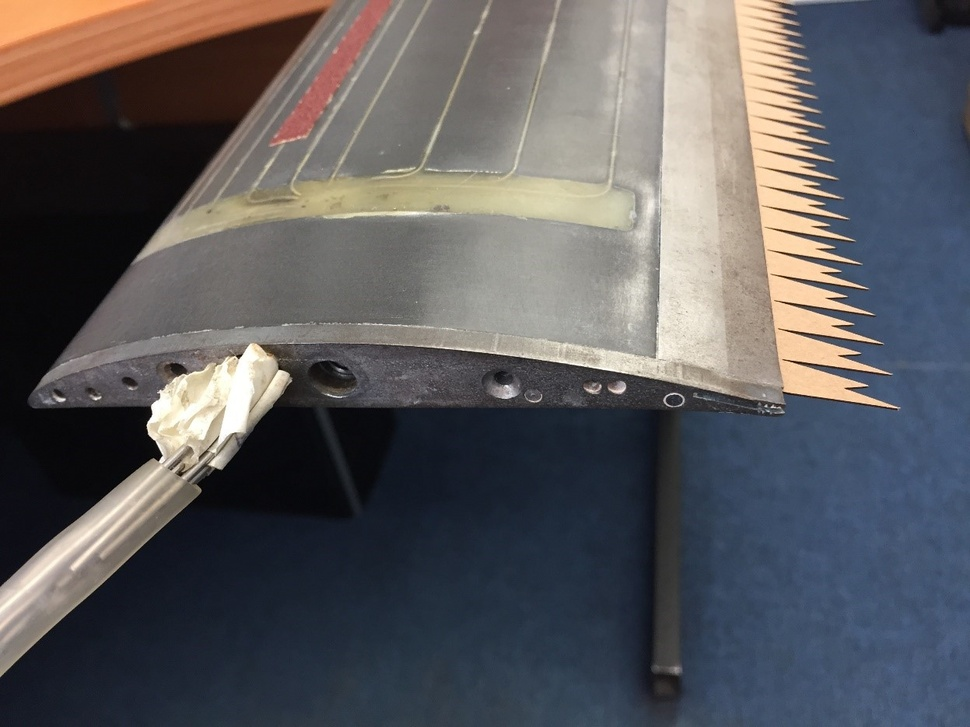
#> input picture coisas/Asa_cortada.jpg, 970 x 727 px, shrunk from 1247 x 935 before the run, given in place of the camera
$ python Canny.py
#> lines starting #> are read from the running program, lines starting #| are printed output that depends on the picture; after the words box and inside, x2 and y2 are one past the last pixel; in counts of white or black regions, pixels touching at a corner belong together
import cv2
import numpy as np

cap = cv2.VideoCapture(0)

while True:
    ret, frame = cap.read()
#> frame is the input picture: shape (727, 970, 3); mean B, G, R 93.1, 90.4, 91.3
    gray = cv2.cvtColor(frame, cv2.COLOR_BGR2GRAY)
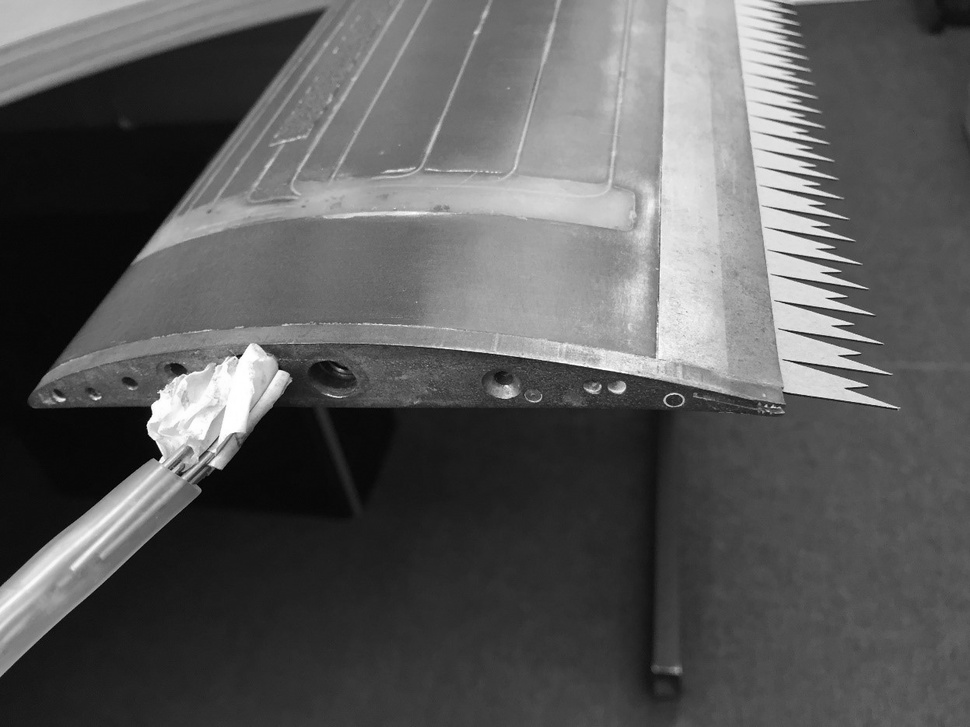
#> gray: shape (727, 970); min 0, max 255, mean 90.9
    eq = cv2.equalizeHist(gray)
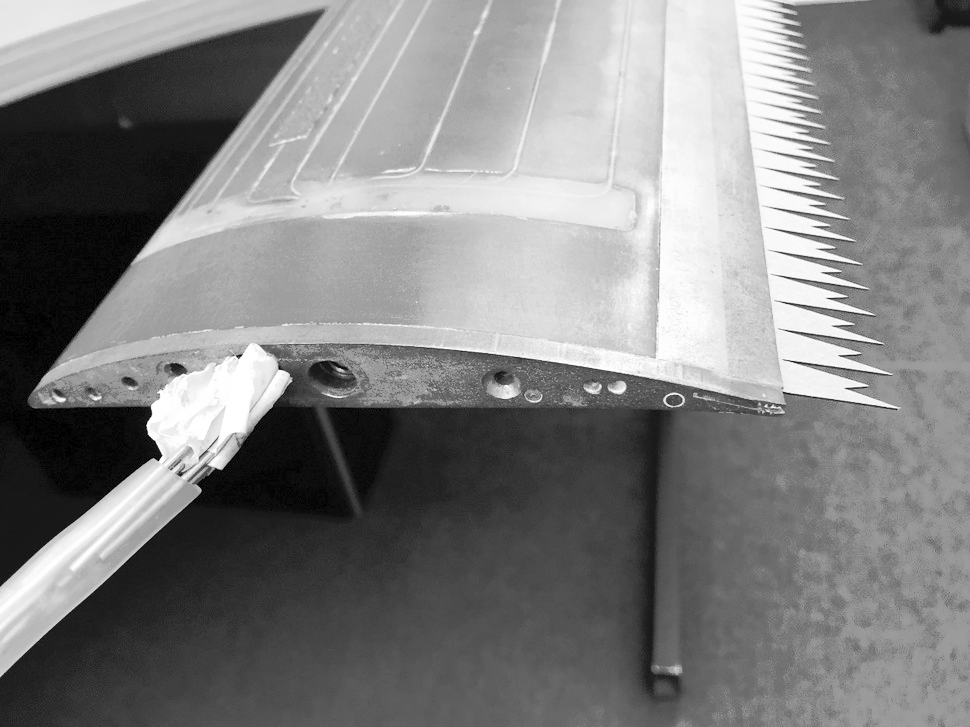
#> eq: shape (727, 970); min 0, max 255, mean 128.4

    edges = cv2.Canny(eq, 50, 90)
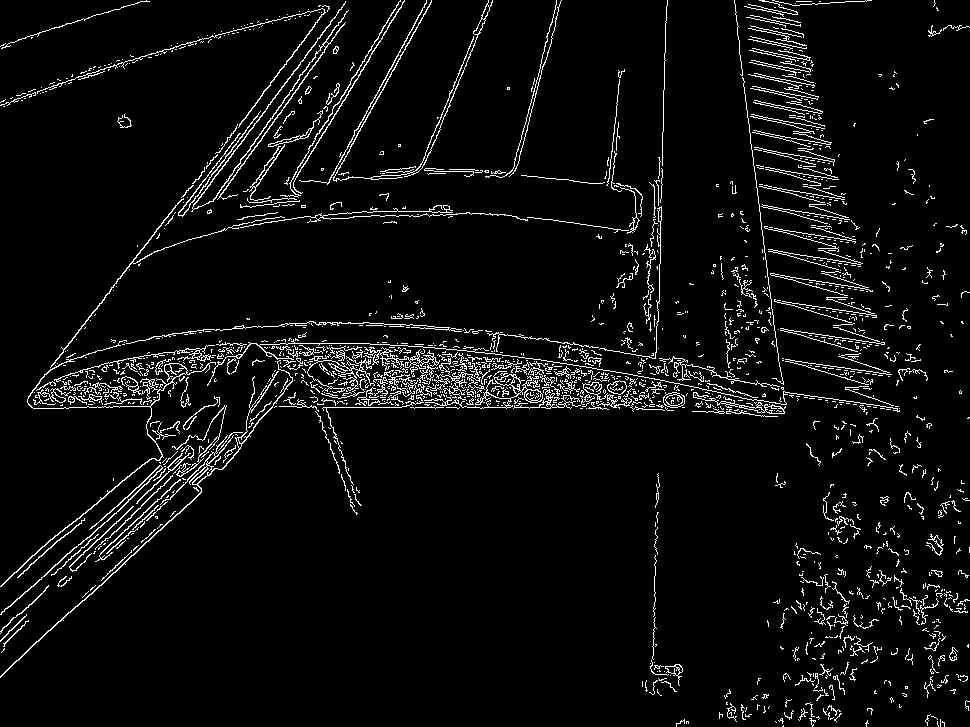
#> edges: shape (727, 970); 5.2% white in thin lines or dots

    contornos, _ = cv2.findContours(edges, cv2.RETR_TREE, cv2.CHAIN_APPROX_SIMPLE)
#> contornos = 1914 contours, 1802 with area under 20; largest, box (x1, y1, x2, y2) and area: (424, 371, 543, 409) 921, (191, 1, 349, 212) 908, (0, 360, 293, 678) 594, (237, 45, 326, 169) 516, (0, 340, 216, 587) 386
    cv2.drawContours(frame, contornos, -1, (0, 0, 255), 1)
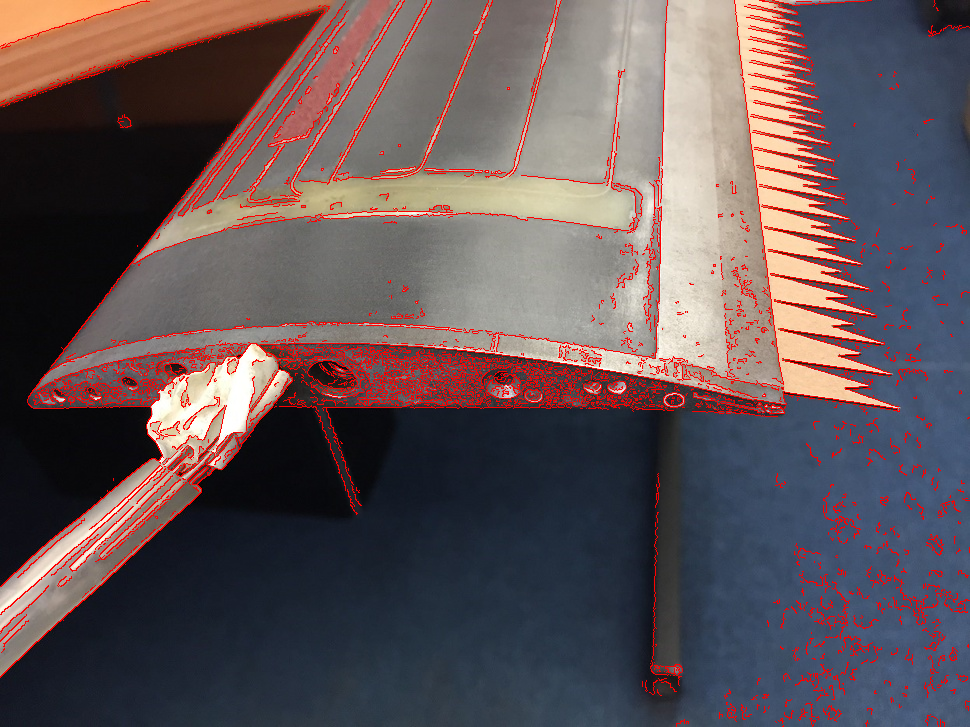
#> frame: shape (727, 970, 3); 5.18% of pixels changed, all inside (x1, y1, x2, y2) = (0, 0, 970, 727)

    cv2.imshow('Edging', edges)
    cv2.imshow('Gooning', frame)

    if cv2.waitKey(1) == ord('q'):
#> (key q is pressed here)
        break

cap.release()
cv2.destroyAllWindows()
